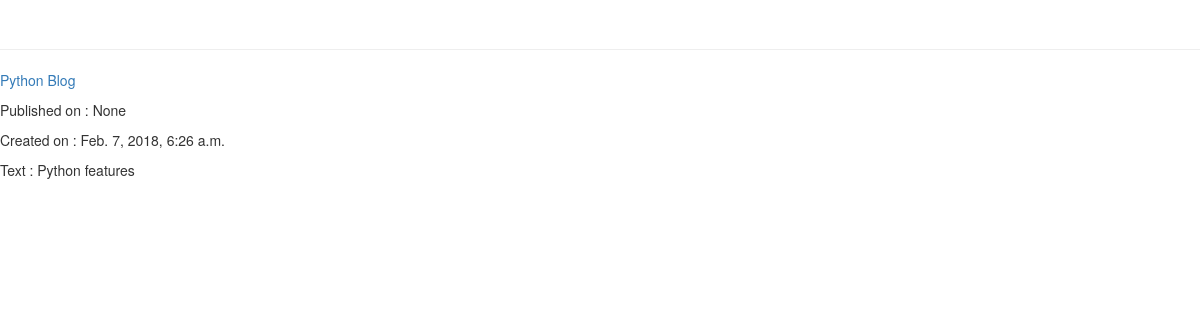
The app's page /posts/, older data.
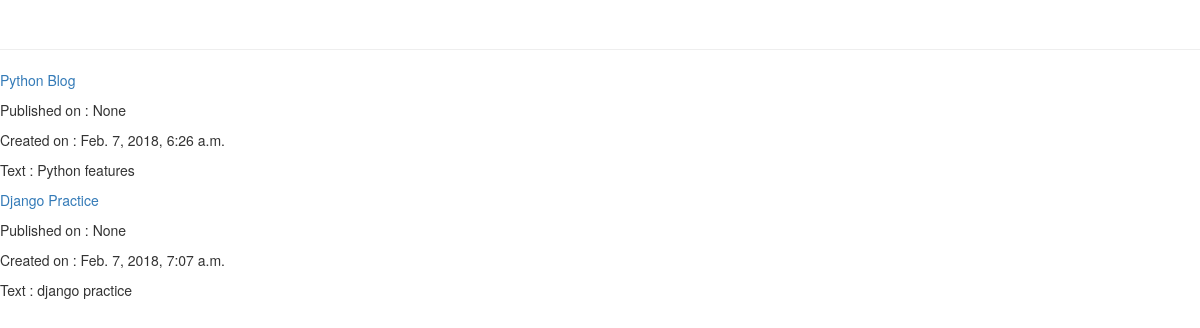
The same page, newer data.
### prc1/models.py (models this page shows, shortened)
class Post(models.Model):
    author = models.ForeignKey('auth.User', on_delete=models.CASCADE)
    title = models.CharField(max_length=100)
    text = models.TextField()
    created_on = models.DateTimeField()
    published_on = models.DateTimeField(blank=True, null=True)

### prc1/views.py (the view)
# urls.py: url(r'^posts/', views.post_list, name='post_list'),
def post_list(request):
    posts = Post.objects.all()
    return render(request, 'post_list.html', {'posts':posts})

### templates/post_list.html (shortened to what this page needs)
{% load staticfiles %}
<html>
    <head>
        <link rel="stylesheet" href="//maxcdn.bootstrapcdn.com/bootstrap/3.2.0/css/bootstrap.min.css">
        <link rel="stylesheet" href="//maxcdn.bootstrapcdn.com/bootstrap/3.2.0/css/bootstrap-theme.min.css">
        <link rel="stylesheet" href="{% static 'css/blog.css' %}">
<div class="page-header">
</div>
    {% for post in posts %}
        <div>
            <p><a href="">{{ post.title }}</a></p>
            <p>Published on : {{ post.published_on }}</p>
            <p>Created on : {{ post.created_on }}</p>
            <p>Text : {{ post.text|linebreaksbr }}</p>
        </div>
    {% endfor %}
</head>
<body>
</body>
</html>

Row changes from the older to the newer data that the page shows:
added Post: title "Django Practice", published_on "None", created_on "Feb. 7, 2018, 7:07 a.m.", text "django practice"
